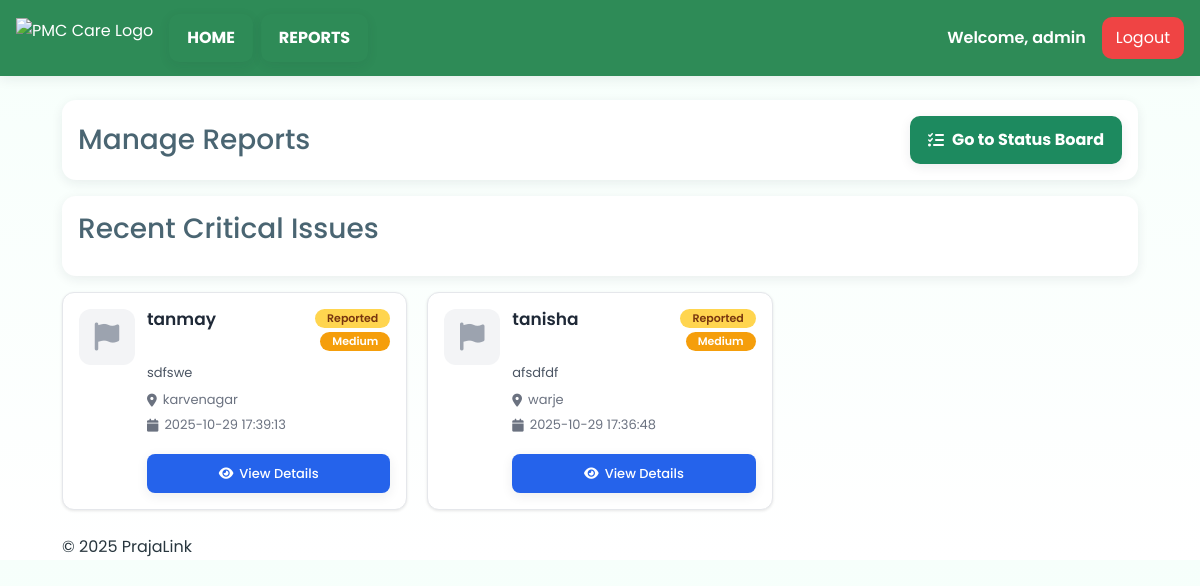
/employee/dashboard (signed in), run on an earlier commit of the app's database.
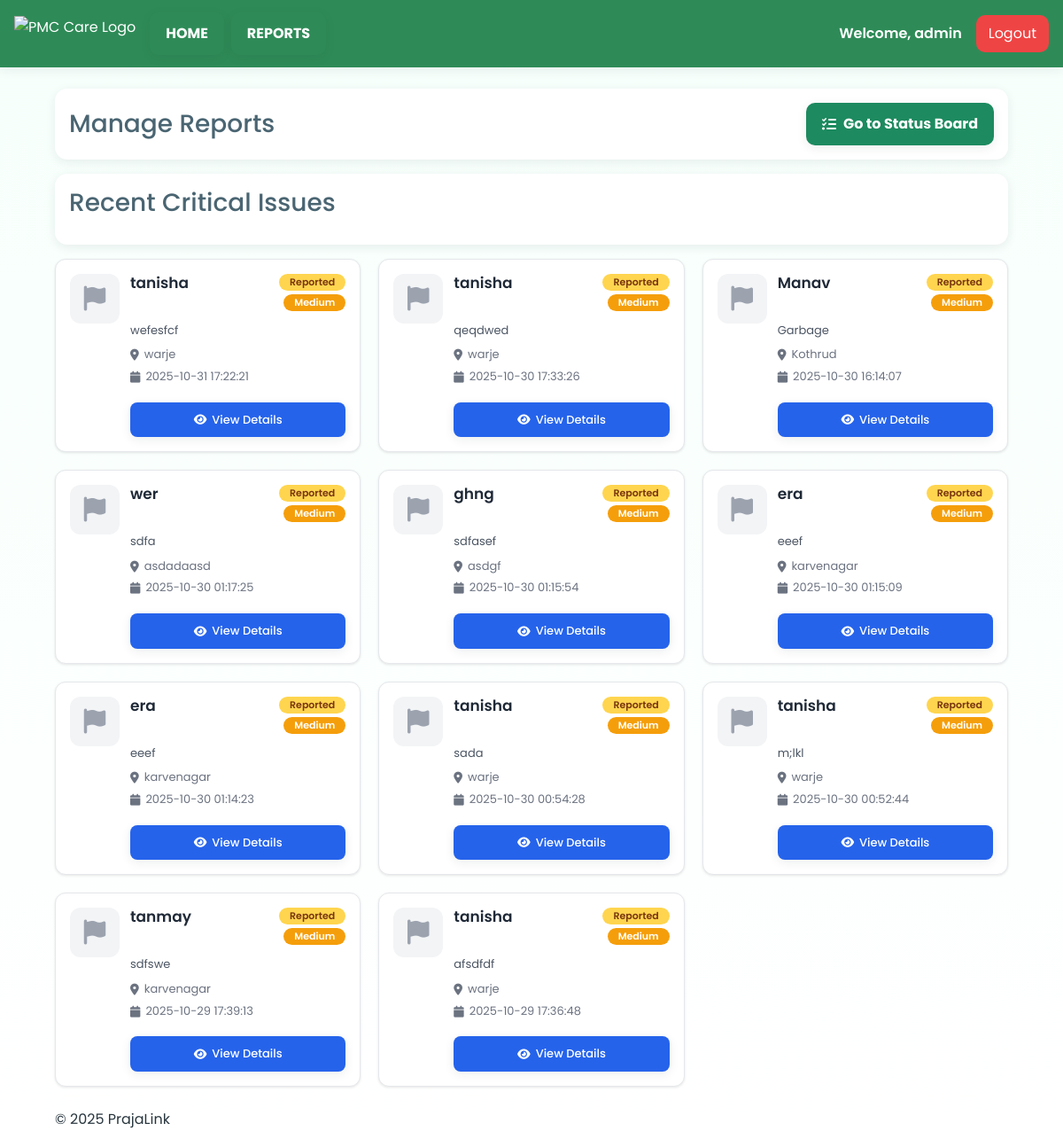
And on a later commit of the database.
### tables this page shows
CREATE TABLE reports (
        id INTEGER PRIMARY KEY AUTOINCREMENT,
        name TEXT,
        location TEXT,
        description TEXT,
        image_path TEXT,
        severity TEXT,
        coverage REAL,
        preview_path TEXT,
        status TEXT DEFAULT "Pending",
        created_at TEXT
    , latitude REAL, longitude REAL);

### app.py (the view)
@app.route("/employee/dashboard")
def employee_dashboard():
    if "employee" not in session:
        return redirect(url_for("employee"))  # Redirect if not logged in
    try:
        init_reports_db()
    except Exception as e:
        print("⚠️ init_reports_db failed:", e)
    try:
        conn = sqlite3.connect("reports.db")
        conn.row_factory = sqlite3.Row
        cursor = conn.cursor()
        cursor.execute("SELECT * FROM reports ORDER BY created_at DESC")
        reports = cursor.fetchall()
        conn.close()
        error_message = None
    except Exception as e:
        print("⚠️ Error loading reports:", e)
        reports = []
        error_message = "Could not load reports from the database."
    return render_template("employee_dashboard.html", reports=reports, error_message=error_message)

### app.py (called while the page is built)
def init_reports_db():
    conn = sqlite3.connect('reports.db')
    c = conn.cursor()
    c.execute('''CREATE TABLE IF NOT EXISTS reports (
        id INTEGER PRIMARY KEY AUTOINCREMENT,
        name TEXT,
        location TEXT,
        description TEXT,
        category TEXT,
        image_path TEXT,
        severity TEXT,
        coverage REAL,
        preview_path TEXT,
        status TEXT DEFAULT "Pending",
        created_at TEXT,
        latitude REAL,
        longitude REAL
    )''')
    conn.commit()
    conn.close()
    migrate_reports_db_add_coords()

### templates/employee_dashboard.html (shortened to what the changed rows need)
<!DOCTYPE html>
<html lang="en">
<head>
    <link href="https://cdn.jsdelivr.net/npm/bootstrap@5.3.3/dist/css/bootstrap.min.css" rel="stylesheet">
    <link rel="stylesheet" href="https://cdnjs.cloudflare.com/ajax/libs/font-awesome/6.5.0/css/all.min.css">
    <link rel="stylesheet" href="{{ url_for('static', filename='css/index.css') }}">
    <link rel="stylesheet" href="{{ url_for('static', filename='css/employee_dashboard.css') }}">
</head>
<body>
    <div class="container my-4">
        <div class="reports-grid">
            {% for report in reports %}
            {% set raw_status = report['status'] or 'Pending' %}
            {% set display_status = 'Reported' if raw_status == 'Pending' else raw_status %}
            {% set severity = report['severity'] or 'Medium' %}
            <article class="report-card" data-status="{{ display_status }}" data-id="{{ report['id'] }}">
                <div class="card__icon">
                    <i class="fa-solid fa-{{ 'trash-can' if 'garbage' in (report['name'] or '')|lower or 'trash' in (report['name'] or '')|lower else 'droplet' if 'drain' in (report['name'] or '')|lower or 'water' in (report['name'] or '')|lower else 'cloud' if 'air' in (report['name'] or '')|lower else 'flag' }}"></i>
                </div>
                <div class="card__content">
                    <header class="card__header">
                        <h3 class="card__title">{{ report['name'] or 'Untitled Report' }}</h3>
                        <div class="card__badges">
                            <span class="badge badge--{{ display_status | lower | replace(' ', '-') }}">{{ display_status }}</span>
                            <span class="badge badge--severity badge--severity-{{ severity | lower }}">{{ severity }}</span>
                        </div>
                    </header>
                    <div class="card__body">
                        <p class="desc">{{ (report['description'] or '')[:100] }}{% if (report['description'] or '')|length > 100 %}...{% endif %}</p>
                        <div class="card__meta">
                            <p class="meta"><i class="fa-solid fa-location-dot"></i> {{ report['location'] }}</p>
                            <p class="meta"><i class="fa-solid fa-calendar"></i> {{ report['created_at'] }}</p>
                        </div>
                    </div>
                    <footer class="card__footer">
                        <a href="{{ url_for('report_details', report_id=report['id']) }}" class="btn btn--view"><i class="fa-solid fa-eye"></i> View Details</a>
                    </footer>
                </div>
            </article>
            {% else %}
                <p class="no-data">No reports available.</p>
            {% endfor %}
        </div>
    </div>
</body>
</html>

What changed in the data, as far as the page shows it:
added reports: name "tanisha", display_status "Reported", severity "Medium", description "wefesfcf", location "warje", created_at "2025-10-31 17:22:21"
added reports: name "tanisha", display_status "Reported", severity "Medium", description "qeqdwed", location "warje", created_at "2025-10-30 17:33:26"
added reports: name "Manav", display_status "Reported", severity "Medium", description "Garbage", location "Kothrud", created_at "2025-10-30 16:14:07"
added reports: name "wer", display_status "Reported", severity "Medium", description "sdfa", location "asdadaasd", created_at "2025-10-30 01:17:25"
added reports: name "ghng", display_status "Reported", severity "Medium", description "sdfasef", location "asdgf", created_at "2025-10-30 01:15:54"
added reports: name "era", display_status "Reported", severity "Medium", description "eeef", location "karvenagar", created_at "2025-10-30 01:15:09"
added reports: name "era", display_status "Reported", severity "Medium", description "eeef", location "karvenagar", created_at "2025-10-30 01:14:23"
added reports: name "tanisha", display_status "Reported", severity "Medium", description "sada", location "warje", created_at "2025-10-30 00:54:28"
added reports: name "tanisha", display_status "Reported", severity "Medium", description "m;lkl", location "warje", created_at "2025-10-30 00:52:44"
